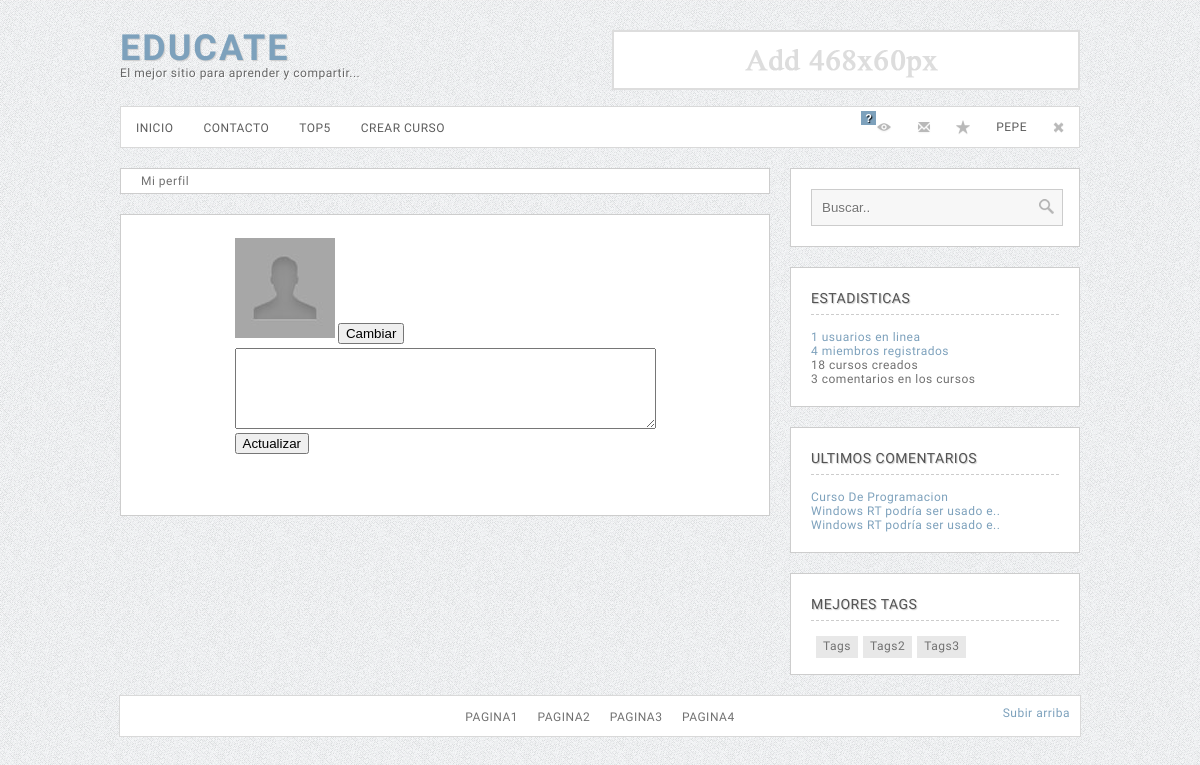
The page /user/editar.php (signed in) on the database its author committed.
### tables this page shows
CREATE TABLE `z_datos` (
  `id` int(11) NOT NULL,
  `nombre` varchar(50) NOT NULL,
  `url` varchar(100) NOT NULL,
  `email` varchar(100) NOT NULL
);

CREATE TABLE `z_users` (
  `id` int(11) NOT NULL,
  `nombre` varchar(50) NOT NULL,
  `password` varchar(60) NOT NULL,
  `recuperar` varchar(100) NOT NULL,
  `email` varchar(60) NOT NULL,
  `ultima` timestamp NOT NULL DEFAULT CURRENT_TIMESTAMP,
  `avatar` varchar(50) NOT NULL DEFAULT 'no_avatar.jpg',
  `rango` int(11) NOT NULL,
  `lema` text NOT NULL,
  `puntos` int(11) NOT NULL
);

CREATE TABLE `z_coment` (
  `id` int(11) NOT NULL,
  `autor` int(11) NOT NULL,
  `post` int(11) NOT NULL,
  `comentario` text NOT NULL
);

CREATE TABLE `z_posts` (
  `id` int(11) NOT NULL,
  `titulo` varchar(100) NOT NULL,
  `url` varchar(150) NOT NULL,
  `contenido` text NOT NULL,
  `autor` int(11) NOT NULL,
  `fecha` timestamp NOT NULL DEFAULT CURRENT_TIMESTAMP,
  `visitas` int(11) NOT NULL,
  `time` int(11) NOT NULL,
  `puntos` int(11) NOT NULL DEFAULT '0',
  `keywords` varchar(150) NOT NULL,
  `descripcion` text NOT NULL,
  `urlamigable` varchar(100) NOT NULL,
  `youtube` varchar(255) NOT NULL
);

### inc/funciones.php (called while the page is built, shortened)
<?php
if (!function_exists("GetSQLValueString")) {
function GetSQLValueString($theValue, $theType, $theDefinedValue = "", $theNotDefinedValue = "")
{
  $theValue = function_exists("mysql_real_escape_string") ? mysql_real_escape_string($theValue) : mysql_escape_string($theValue);
  switch ($theType) {
    case "text":
      $theValue = ($theValue != "") ? "'" . $theValue . "'" : "NULL";
      break;
    case "long":
    case "int":
      $theValue = ($theValue != "") ? intval($theValue) : "NULL";
      break;
  }
  return $theValue;
}
}
function UrlAmigablesInvertida($seo)
{
	global $database_conexion, $conexion;
	$query_Recordset13434 = sprintf ("SELECT z_posts.urlamigable FROM z_posts WHERE z_posts.id = '%s'" ,$seo);
	$Recordset13434 = mysql_query($query_Recordset13434, $conexion) or die(mysql_error());
	$row_Recordset13434 = mysql_fetch_assoc($Recordset13434);
    return $row_Recordset13434['urlamigable'];
}
		$query_SacarDatosWeb = "SELECT * FROM z_datos";
		$SacarDatosWeb = mysql_query($query_SacarDatosWeb, $conexion) or die(mysql_error());
		$row_SacarDatosWeb = mysql_fetch_assoc($SacarDatosWeb);
		$urlWeb=$row_SacarDatosWeb['url'];
function NotificacionesPendientes($usuario)
{
	global $database_conexion, $conexion;
	$query_DatosFuncion = sprintf("SELECT * FROM z_notifica WHERE autor = %s AND estado=0", GetSQLValueString($usuario, "int"));
	$DatosFuncion = mysql_query($query_DatosFuncion, $conexion) or die(mysql_error());
	$totalRows_DatosFuncion = mysql_num_rows($DatosFuncion);
	if ($totalRows_DatosFuncion>0) return true;
	else
	return false;
}
function nombre ($iduser){
			global $database_conexion, $conexion;
			$query_ObtenerNombre = sprintf ("SELECT z_users.nombre FROM z_users WHERE z_users.id = %s",$iduser,"int");
			$ObtenerNombre = mysql_query($query_ObtenerNombre, $conexion) or die(mysql_error());
			$row_ObtenerNombre = mysql_fetch_assoc($ObtenerNombre);
			return $row_ObtenerNombre['nombre'];
}
function saber_titulo ($idpost){
			global $database_conexion, $conexion;
			$query_ObtenerNombre = sprintf ("SELECT z_posts.titulo FROM z_posts WHERE z_posts.id = %s",$idpost,"int");
			$ObtenerNombre = mysql_query($query_ObtenerNombre, $conexion) or die(mysql_error());
			$row_ObtenerNombre = mysql_fetch_assoc($ObtenerNombre);
			return $row_ObtenerNombre['titulo'];
}
$logoutAction = $_SERVER['PHP_SELF']."?doLogout=true";
?>

### Connections/conexion.php (called while the page is built, shortened)
<?php
$hostname_conexion = "localhost";
$database_conexion = "bdsistemas";
$username_conexion = "root";
$password_conexion = "";
$conexion = mysql_pconnect($hostname_conexion, $username_conexion, $password_conexion) or trigger_error(mysql_error(),E_USER_ERROR);
?>
<?php if (is_file("inc/funciones.php")){
	include ("inc/funciones.php");
	}
	else {
	include ("../inc/funciones.php");
	}
?>

### user/editar.php (the view, shortened to what this page needs)
<?php require_once('../Connections/conexion.php'); ?>
<?php
$varId_EditarMisDatos = "0";
if (isset($_SESSION['MM_Id'])) {
  $varId_EditarMisDatos = $_SESSION['MM_Id'];
}
$query_EditarMisDatos = sprintf("SELECT * FROM z_users WHERE z_users.id = %s", GetSQLValueString($varId_EditarMisDatos, "int"));
$EditarMisDatos = mysql_query($query_EditarMisDatos, $conexion) or die(mysql_error());
$row_EditarMisDatos = mysql_fetch_assoc($EditarMisDatos);
?>
<?php
$editFormAction = $_SERVER['PHP_SELF'];
if (isset($_SERVER['QUERY_STRING'])) {
  $editFormAction .= "?" . htmlentities($_SERVER['QUERY_STRING']);
}
?>
<!DOCTYPE html PUBLIC "-//W3C//DTD XHTML 1.0 Transitional//EN" "http://www.w3.org/TR/xhtml1/DTD/xhtml1-transitional.dtd">
<html xmlns="http://www.w3.org/1999/xhtml">
<head>
<link rel="stylesheet" type="text/css" href="../css/estilos.css"/>
</head>
<body>
<div id="principal">
  <div id="head">
    <div id="logo">
      <h1><a href="<?php echo $urlWeb ?>">eDucate</a> </h1>
      El mejor sitio para aprender y compartir...
    </div>
    <div id="add468"><img src="../img/add468.png" width="468" height="60" /></div>
  </div>
  <?php include("../inc/menu.php"); ?>
  <div id="leftt">
    <div id="section_info">Mi perfil</div>
    <div id="section_l">
      <form action="<?php echo $editFormAction; ?>" method="post" name="form2" id="form2">
        <table align="center">
          <tr valign="baseline">
            <td><img src="avatar/<?php echo $row_EditarMisDatos['avatar']; ?>" width="100" height="100" />
            <input type="button" name="button" id="button" value="Cambiar" onclick="javascript:subirimagen();" /></td>
          </tr>
          <tr valign="baseline">
            <td><textarea name="lema" cols="50" rows="5"><?php echo htmlentities($row_EditarMisDatos['lema'], ENT_COMPAT, 'iso-8859-1'); ?></textarea></td>
          </tr>
          <tr valign="baseline">
            <td><input type="submit" value="Actualizar" /></td>
          </tr>
        </table>
      </form>
      <p>&nbsp;</p>
    </div>
  </div>
  <div id="rigthh">
    <?php include("../inc/buscador.php"); ?>
    <?php include("../inc/stats.php"); ?>
    <?php include("../inc/last_com.php"); ?>
    <?php include("../inc/tags.php"); ?>
  </div>
</div><div id="footer"><div id="txt_fo"><a href="#">Pagina1</a> <a href="#">Pagina2</a> <a href="#">Pagina3</a> <a href="#">Pagina4</a></div>
<div class="item_top"><a href="" id="arriba">Subir arriba</a></div>
</div>
</body>
</html>

### inc/menu.php (shortened to what this page needs)
<div id="menu">
    <div id="item_me"><a href="<?php echo $urlWeb ?>index.php">Inicio</a></div>
    <div id="item_me"><a href="<?php echo $urlWeb ?>contacto.php">Contacto</a></div>
    <div id="item_me"><a href="<?php echo $urlWeb ?>tops.php">Top5</a></div>
  <?php   if (isset ($_SESSION['MM_Id'])){ ?>
	 <div id="item_me"><a href="<?php echo $urlWeb ?>agregar.php">Crear CURSO</a></div>
    <?php }?>
    <?php if (isset ($_SESSION['MM_Id'])){ ?>
  <div id="item_op"><a href="<?php echo $logoutAction ?>"> <img src="<?php echo $urlWeb ?>img/out.png" width="16" height="16" /></a></div>
     <div id="item_op" style="margin-top:1px"><a href="<?php echo $urlWeb ?>user/perfil.php"><?php echo nombre($_SESSION['MM_Id']) ?></a>
  </div>
    <div id="item_op"><a href="<?php echo $urlWeb ?>user/favoritos.php"><img src="<?php echo $urlWeb ?>img/fav.png" width="16" height="16" /></a></div>
   <div id="item_op">
   <a href="<?php echo $urlWeb ?>user/recibidos.php"><img  src="<?php echo $urlWeb ?>img/msn.png" width="16" height="16" /></a></div>
    <div id="item_op">
     <?php if  (NotificacionesPendientes($_SESSION['MM_Id'])){ ?>
    <div id="notifica_msn">?</div>
    <?php }?>
    <a href="<?php echo $urlWeb ?>user/notificaciones.php"><img src="<?php echo $urlWeb ?>img/notifica.png" width="16" height="16" /></a></div>
    <?php }
	else {?>
 <div id="item_op"><a href="<?php echo $urlWeb ?>user/registro.php">Registro</a></div>
    <div id="item_op"><a  onclick="javascript:ver();" style="cursor:pointer">Loguearse</a></div>
    <?php }?>
  </div>

### inc/last_com.php (shortened to what this page needs)
<?php
$maxRows_LastComents = 7;
$pageNum_LastComents = 0;
$startRow_LastComents = $pageNum_LastComents * $maxRows_LastComents;
$query_LastComents = "SELECT * FROM z_coment ORDER BY z_coment.id DESC";
$query_limit_LastComents = sprintf("%s LIMIT %d, %d", $query_LastComents, $startRow_LastComents, $maxRows_LastComents);
$LastComents = mysql_query($query_limit_LastComents, $conexion) or die(mysql_error());
$row_LastComents = mysql_fetch_assoc($LastComents);
?>
<div id="sectio_r">
      <div id="side_r">ultimos comentarios</div>
      <?php do { ?>
        <span class="txt_side"><a href="<?php echo $urlWeb ?><?php echo UrlAmigablesInvertida($row_LastComents['post']) ?>.html">
	 <?php $titulolargo=saber_titulo($row_LastComents['post']);  if ((strlen($titulolargo))> 30) { $titulolargo=substr($titulolargo, 0, 30).".."; }
 echo $titulolargo?>
  </a></span><br />
        <?php } while ($row_LastComents = mysql_fetch_assoc($LastComents)); ?>
    </div>

### css/estilos.css (style rules this page uses)
body { background: #E9E9E9 url(../img/white-texture.png) repeat; font-size: 12px; letter-spacing: 0.5px; color: #717171; font-family: 'Istok Web',arial,serif; }
html { overflow-y:scroll; }
a { text-decoration: none; color: #7da1bc; }
#principal { overflow: hidden; width: 960px; margin: 30px auto 0px auto; }
#head { height: 66px; }
#logo { float: left; color: #666; text-shadow: 1px 1px 1px #FFF; }
#logo h1 { color: #909090; margin: 0!important; line-height: 1em!important; font-size: 36px; font-style: normal; text-transform: uppercase; letter-spacing: 2px; text-shadow: 1px 1px 1px #CCC; }
#menu { background: #FFF; margin-top: 10px; height: 40px; border: 1px solid #d9d9d9; margin-bottom: 20px; }
#menu a { color: #5c5c5c; }
#leftt { float: left; width: 650px; }
#rigthh { float: right; width: 290px; }
#section_l { padding: 20px; background: #FFF; border: 1px solid #cdcdcd; margin-bottom: 20px; }
#section_info { padding: 5px 20px; background: #FFF; border: 1px solid #cdcdcd; margin-bottom: 20px; }
#sectio_r { padding: 20px; background: #FFF; border: 1px solid #cdcdcd; margin-bottom: 20px; }
#item_me { padding: 0 15px; text-transform:uppercase; float:left; line-height: 43px; }
#footer { background-color: #FFF; height: 40px; margin: auto; width: 960px; border: 1px solid #d9d9d9; margin-bottom: 30px; }
#txt_fo { text-transform: uppercase; padding-top: 14px; text-align: center; margin: 0px auto; }
#add468 { height: 60px; width: 468px; float: right; }
#txt_fo a { color: #717171; padding:0px 8px; }
#item_op { padding: 12px; text-transform:uppercase; float: right; }
#side_r { border-bottom: 1px dashed #CCC; padding-bottom: 5px; margin-top: 0px!important; margin-bottom: 15px; color: #535353; font-size:14px; line-height: 1.5em; text-transform: uppercase; font-weight: normal; text-shadow: 1px 1px 1px #CCC; }
.txt_side { margin-bottom: 5px; }
#notifica_msn { text-shadow: 1px 1px 1px #000; font-size: 11px; padding: 1px 4px; position: absolute; z-index: 999; color:#fff; margin-top: -8px; margin-left: -15px; background-color: #7da1bc; font-weight: bold; font-family:helvetica,arial,sans-serif; }
.item_top { float:right; margin-top: -18px; margin-right: 10px; }

### rows shown on the page
z_datos: url (picture)
z_users: nombre "PEPE", avatar (placeholder picture)
z_coment: post.titulo "Curso De Programacion"
z_coment: post.titulo "Windows RT podría ser usado e.."
z_coment: post.titulo "Windows RT podría ser usado e.."

### other values the page prints
$totalRows_Estadisticason "1"
$totalRows_EstadisticasWeb "4"
$totalRows_EstadisticasPost "18"
$totalRows_EstadisticasCom "3"
